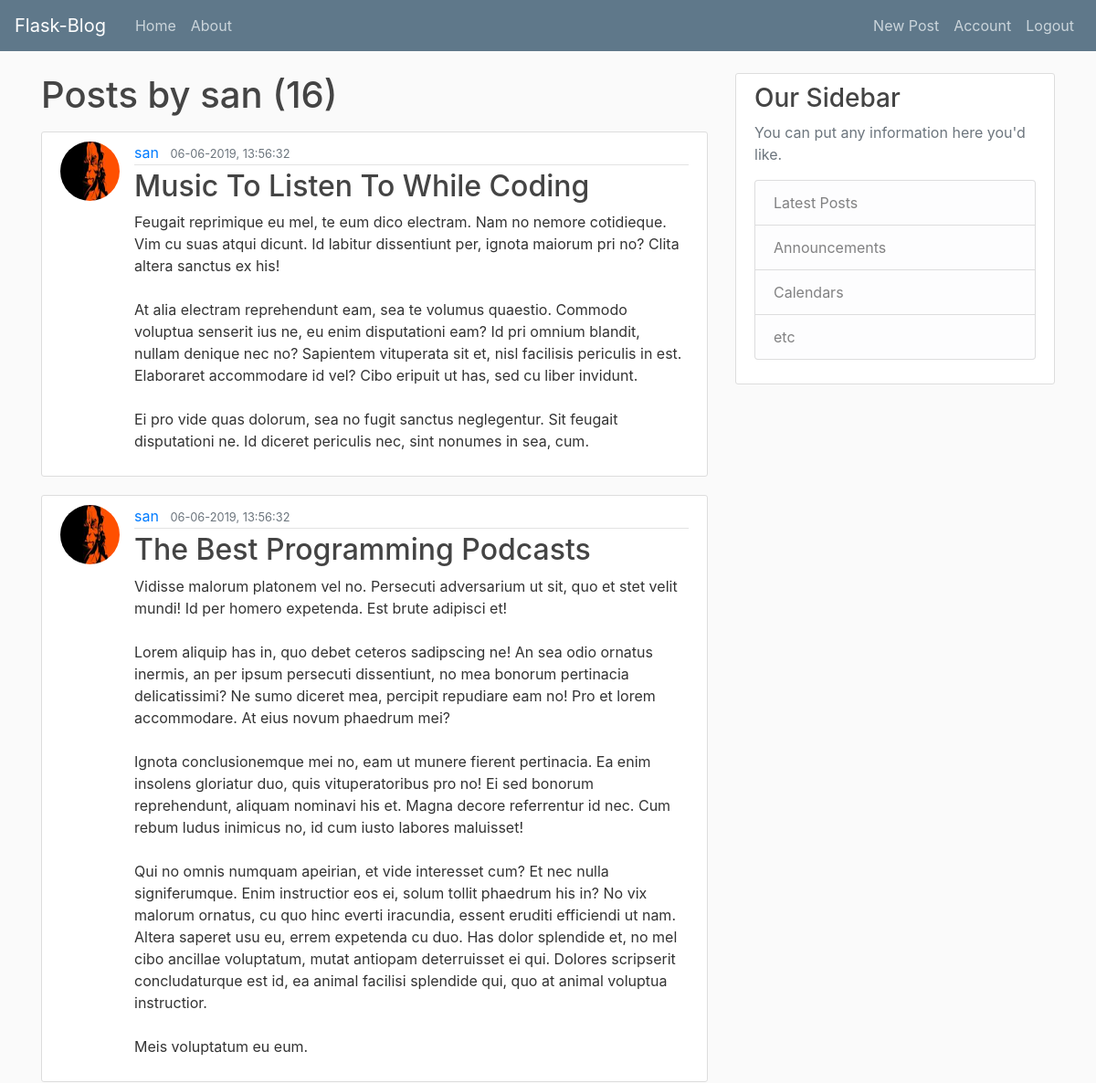
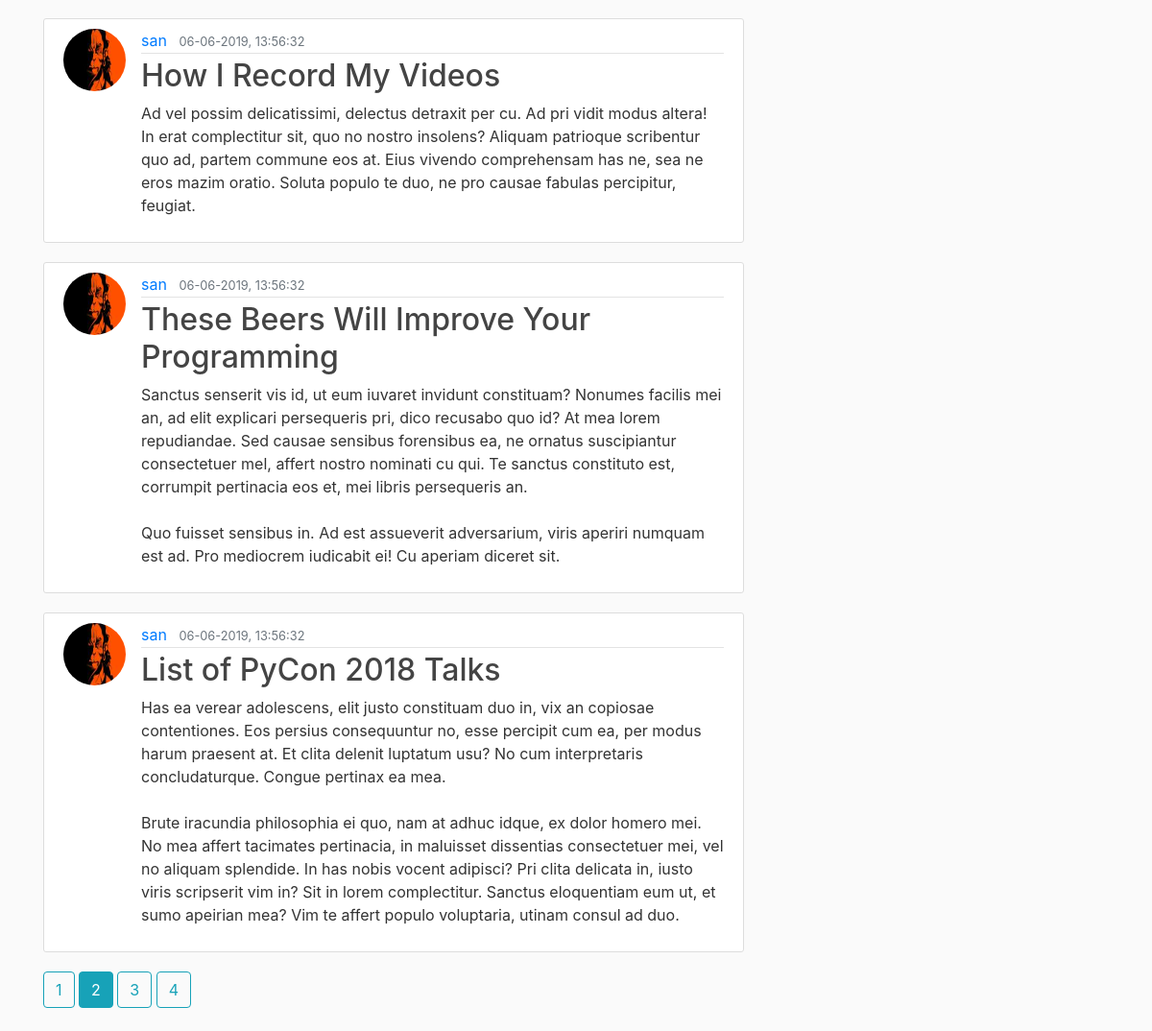
Screenshot of /user/san?page=2 (signed in) with the database file from the repository (2 pictures, top to bottom).
### flaskblog/models.py (models this page shows, shortened)
class User(db.Model, UserMixin):
    id = db.Column(db.Integer, primary_key=True)
    username = db.Column(db.String(20), unique=True, nullable=False)
    email = db.Column(db.String(150), unique=True, nullable=False)
    image_file = db.Column(db.String(20), nullable=False, default='default.jpg')
    password = db.Column(db.String(60), nullable=False)
    posts = db.relationship('Post', backref='author', lazy=True)

class Post(db.Model):
    id = db.Column(db.Integer, primary_key=True)
    title = db.Column(db.String(300), nullable=False)
    date_poster = db.Column(db.DateTime, nullable=False, default=datetime.utcnow)
    content = db.Column(db.Text, nullable=False)
    user_id = db.Column(db.Integer, db.ForeignKey('user.id'), nullable=False)

### flaskblog/routes.py (the view)
@app.route("/user/<string:username>")
def posts_by_user(username):
    page = request.args.get('page', 1, type=int)
    user = User.query.filter_by(username=username).first_or_404()
    posts = Post.query.filter_by(author=user)\
        .order_by(Post.date_poster.desc())\
        .paginate(page=page,per_page=5)
    return render_template('user_posts.html', posts=posts, user=user, active_page=page)

### flaskblog/models.py (called while the page is built)
@login_manager.user_loader
def load_user(user_id):
    return User.query.get(int(user_id))

### flaskblog/templates/user_posts.html
{% extends "layout.html" %}
{% block content %}
    <h1 class="mb-3">Posts by {{ user.username }} ({{ posts.total }})</h1>
    {% for post in posts.items %}
        <article class="media content-section">
            <img class="rounded-circle article-img"
                src="{{ url_for('static', filename='profile_pix/'+ post.author.image_file) }}">
            <div class="media-body">
                <div class="article-metadata">
                    <a class="mr-2" href="{{ url_for('posts_by_user', username=post.author.username)}}">{{ post.author.username }}</a>
                    <small class="text-muted">{{ post.date_poster.strftime('%d-%m-%Y, %H:%M:%S') }}</small>
                </div>
                <h2><a class="article-title" href="{{url_for('post', post_id=post.id)}}">{{ post.title }}</a></h2>
                <p class="article-content">{{ post.content }}</p>
            </div>
        </article>
    {% endfor %}
    {% for page_num in posts.iter_pages(left_edge=1,right_edge=1,left_current=2,right_current=4) %}
        {% if page_num %}
            {% if page_num == active_page %}
                {% set active_class = "btn btn-outline-info mb-4 active" %}
            {% else %}
                {% set active_class = "btn btn-outline-info mb-4" %}
            {% endif %}
            <a class="{{active_class}}" href="{{ url_for('posts_by_user', username=user.username, page=page_num) }}">
                {{ page_num }}
            </a>
        {% else %}
            ...
        {% endif %}
    {% endfor %}
{% endblock content %}

### flaskblog/static/main.css (style rules this page uses)
body { background: #fafafa; color: #333333; margin-top: 5rem; }
h1, h2, h3, h4, h5, h6 { color: #444444; }
.content-section { background: #ffffff; padding: 10px 20px; border: 1px solid #dddddd; border-radius: 3px; margin-bottom: 20px; }
.article-title { color: #444444; }
.article-content { white-space: pre-line; }
.article-img { height: 65px; width: 65px; margin-right: 16px; }
.article-metadata { padding-bottom: 1px; margin-bottom: 4px; border-bottom: 1px solid #e3e3e3 }

### rows the page displays
User: username "san"
Post: image_file (picture), author.username "san", date_poster "06-06-2019, 13:56:32", title "Music To Listen To While Coding", content "Feugait reprimique eu mel, te eum dico electram. Nam no nemore cotidieque. Vim cu suas atqui dicunt. Id labitur dissentiunt per, ignota maiorum pri no? Clita altera sanctus ex his! At alia electram reprehendunt eam, sea te volumus quaestio. Commodo voluptua senserit ius ne, eu enim disputationi eam? Id pri omnium blandit, nullam denique nec no? Sapientem vituperata sit et, nisl facilisis periculis in est. Elaboraret accommodare id vel? Cibo eripuit ut has, sed cu liber invidunt. Ei pro vide quas dolorum, sea no fugit sanctus neglegentur. Sit feugait disputationi ne. Id diceret periculis nec, sint nonumes in sea, cum."
Post: image_file (picture), author.username "san", date_poster "06-06-2019, 13:56:32", title "The Best Programming Podcasts", content "Vidisse malorum platonem vel no. Persecuti adversarium ut sit, quo et stet velit mundi! Id per homero expetenda. Est brute adipisci et! Lorem aliquip has in, quo debet ceteros sadipscing ne! An sea odio ornatus inermis, an per ipsum persecuti dissentiunt, no mea bonorum pertinacia delicatissimi? Ne sumo diceret mea, percipit repudiare eam no! Pro et lorem accommodare. At eius novum phaedrum mei? Ignota conclusionemque mei no, eam ut munere fierent pertinacia. Ea enim insolens gloriatur duo, quis vituperatoribus pro no! Ei sed bonorum reprehendunt, aliquam nominavi his et. Magna decore referrentur id nec. Cum rebum ludus inimicus no, id cum iusto labores maluisset! Qui no omnis numquam…"
Post: image_file (picture), author.username "san", date_poster "06-06-2019, 13:56:32", title "How I Record My Videos", content "Ad vel possim delicatissimi, delectus detraxit per cu. Ad pri vidit modus altera! In erat complectitur sit, quo no nostro insolens? Aliquam patrioque scribentur quo ad, partem commune eos at. Eius vivendo comprehensam has ne, sea ne eros mazim oratio. Soluta populo te duo, ne pro causae fabulas percipitur, feugiat."
Post: image_file (picture), author.username "san", date_poster "06-06-2019, 13:56:32", title "These Beers Will Improve Your Programming", content "Sanctus senserit vis id, ut eum iuvaret invidunt constituam? Nonumes facilis mei an, ad elit explicari persequeris pri, dico recusabo quo id? At mea lorem repudiandae. Sed causae sensibus forensibus ea, ne ornatus suscipiantur consectetuer mel, affert nostro nominati cu qui. Te sanctus constituto est, corrumpit pertinacia eos et, mei libris persequeris an. Quo fuisset sensibus in. Ad est assueverit adversarium, viris aperiri numquam est ad. Pro mediocrem iudicabit ei! Cu aperiam diceret sit."
Post: image_file (picture), author.username "san", date_poster "06-06-2019, 13:56:32", title "List of PyCon 2018 Talks", content "Has ea verear adolescens, elit justo constituam duo in, vix an copiosae contentiones. Eos persius consequuntur no, esse percipit cum ea, per modus harum praesent at. Et clita delenit luptatum usu? No cum interpretaris concludaturque. Congue pertinax ea mea. Brute iracundia philosophia ei quo, nam at adhuc idque, ex dolor homero mei. No mea affert tacimates pertinacia, in maluisset dissentias consectetuer mei, vel no aliquam splendide. In has nobis vocent adipisci? Pri clita delicata in, iusto viris scripserit vim in? Sit in lorem complectitur. Sanctus eloquentiam eum ut, et sumo apeirian mea? Vim te affert populo voluptaria, utinam consul ad duo."

### other values shown
{{ posts.total }} "16"
{{ page_num }} "1" "2" "3" "4"
